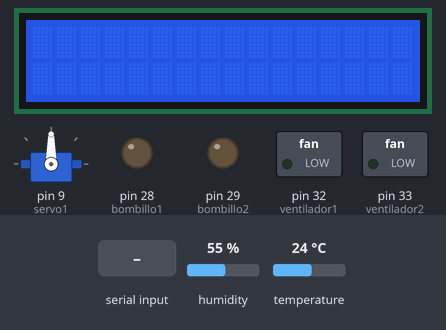
Recording of a sketch running on a simulated Arduino Mega 2560, built with avr-gcc and run on an emulated ATmega2560. Parts: 16×2 character LCD, servo, switched loads named in the sketch (green lamp = pin HIGH), output pins drawn as LEDs (lit = HIGH). Inputs (shaded band) come from the test bench; at power-on: temperature 24 °C, humidity 55 %. What the sketch prints to the serial monitor is not drawn.

Above: at 1.2 s.
1.3 s: "1" received over Serial
At 1.8 s:
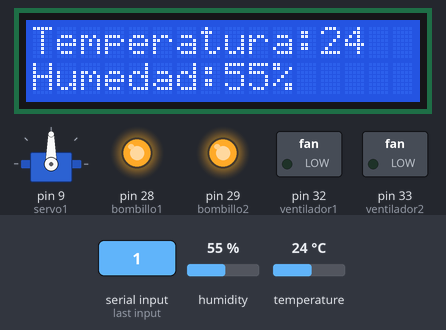
6.9 s: temperature set to 37.3 °C
At 10.9 s:
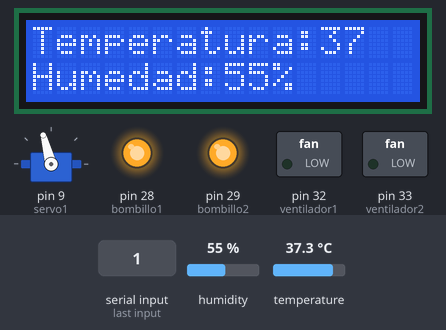
12.9 s: temperature set to 38.4 °C
At 16.2 s:
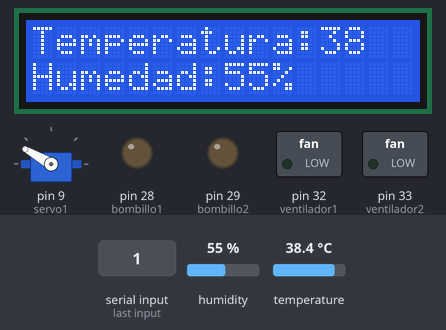
18.9 s: "1" received over Serial
At 20.4 s:
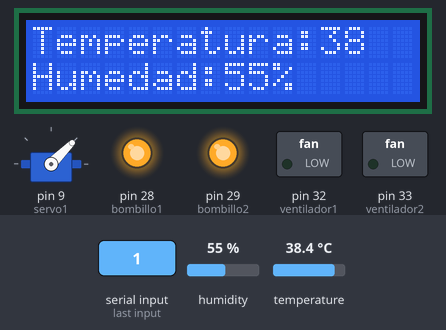
21.3 s: "2" received over Serial
At 21.8 s:
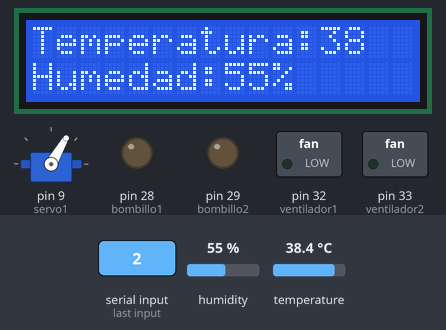
26.9 s: humidity set to 22 %
At 28.3 s:
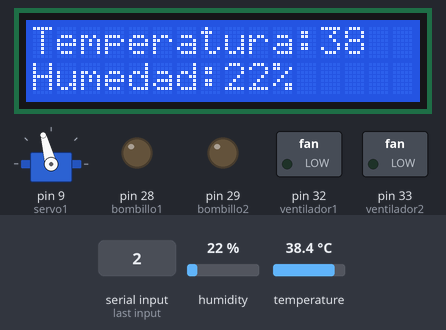
Timing chart, 0 to 32.0 s (numbered marks = the images above; inputs shaded):
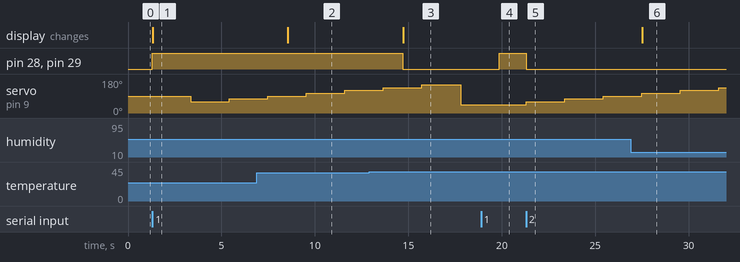

The sketch:

incubadora.ino.ino
```cpp
#include <Servo.h>                    // Incluir la librería Servo
#include <LiquidCrystal.h> //Libreria para el LCD
#include<Wire.h> //Libreria para el LCD
#include <LiquidCrystal_I2C.h> //Libreria para el LCD
#include <DHT.h> //cargamos la librería DHT.
#define DHTPIN 2  //Seleccionamos el pin 2 digital en el que se conectará el sensor.
#define DHTTYPE DHT22 //Se selecciona el DHT22.
DHT dht(DHTPIN, DHTTYPE); //Se inicia una variable que será usada por Arduino para comunicarse con el sensor.
//DECLARAMOS VARIABLES.

int bombillo1= 28; //Declaramos pin 28DIG, de las bombillas
int bombillo2= 29; //Declaramos pin 29DIG, de las bombillas
int ventilador1=32; //Declaramos pin 30DIG, para controlar el ventilador 1
int ventilador2=33; //Declaramos pin 31DIG, para controlar el ventilador 2
int comandosEntrada;

Servo servo1; //Se inicia una variable que será usada por Arduino para comunicarse con el servo.
LiquidCrystal_I2C lcd(0x3F,16,2); //Se inicia una variable que será usada por Arduino para comunicarse con la pantalla LCD.


void setup() {
  // put your setup code here, to run once:
  Serial.begin(9600);
  dht.begin();//Lectura del sensor.
  pinMode(bombillo1, OUTPUT);//Declaramos el pin del bombillo1 como salida.
  pinMode(bombillo2, OUTPUT);//Declaramos el pin del bombillo2 como salida.
  pinMode(ventilador1, OUTPUT);//Declaramos el pin del ventilador1 como salida.
  pinMode(ventilador2,OUTPUT);//Declaramos el pin del ventilador2 como salida.
  Wire.begin();//Lectura del I2C.
  lcd.begin(16,2);//Lectura de la pantalla LCD.
  lcd.clear();//Limpiamos pantalla.
  lcd.backlight();//Prendemos la luz de fondo del LCD.
  servo1.attach(9); //Declaramos el pin 9 digital para el servo.
}
  int grados=45;
  int intervalitos=0;

void loop() {
  int temperatura = dht.readTemperature();
  int humedad = dht.readHumidity();


  char switch1 = Serial.read();

  if(switch1>3){

  switch1=0;

  while(Serial.available()==0){

      tempe();
      humedad1();
      autoCalefaccion();
      moverServo18();
      //autoExtractor();
      mostrarLCD();
      Serial.println();
      delay(1000);
      switch1=switch1+4;
    };

   char switch2 = Serial.read();
  switch(switch2){
    case '1':
    //Serial.println("Prendido");
    calefacciON();
    break;

    case '2':
    //Serial.println("Apagado");
    calefacciOFF();
    break;

    case '3':
    break;
    case 'x':
    //Ultimos 3Dias;
    intervalitos = 10;
    moverServo18();


    break;

  }


}


}

int  moverServo18(){

  //grados = grados + 0.0125;

  if(intervalitos == 2){

    if(grados<136){
      grados = grados + 15;
      servo1.write(grados);

    }else{
      grados=45;
      servo1.write(grados);
    }


    intervalitos=0;
    }else if(intervalitos>9){
      grados=90;
      servo1.write(grados);
    };
    Serial.print(grados);

    intervalitos++;


  }

int  autoExtractor(){
     int humedad = dht.readHumidity();
     if(humedad<50){
       extractON();
      }else{
      extractOFF();
      }

  }

int autoCalefaccion(){
   int temperatura = dht.readTemperature();
    if(temperatura<38){
    calefacciON();
    }else{
      calefacciOFF();
      }

  }


int tempe(){
 int temperatura = dht.readTemperature();

  Serial.print(temperatura);
  Serial.print(",");

  }


void humedad1(){
int  humedad = dht.readHumidity();

  Serial.print(humedad);
  Serial.print(",");

  }


void calefacciON(){
  //Prender bombillos
  Serial.print("BON");
   Serial.print(",");
  digitalWrite(bombillo1,HIGH);
  digitalWrite(bombillo2,HIGH);
  }


void calefacciOFF(){
  //Apagar bombillos
  Serial.print("BOFF");
    Serial.print(",");
   digitalWrite(bombillo1,LOW);
   digitalWrite(bombillo2,LOW);
  }


void extractON(){
  //Prender bombillos
  //Serial.print("EON");
  // Serial.print(",");
  digitalWrite(ventilador1,HIGH);
  digitalWrite(ventilador2,HIGH);
  }


void extractOFF(){
  //Apagar bombillos
   //Serial.print("EOFF");
    //Serial.print(",");
   digitalWrite(ventilador1,LOW);
   digitalWrite(ventilador2,LOW);
  }

int mostrarLCD(){
  int temperatura = dht.readTemperature();
  int humedad = dht.readHumidity();
    lcd.setCursor(0,0);
    lcd.print("Temperatura:");
    lcd.print(temperatura);

    lcd.setCursor(0,1);
    lcd.print("Humedad:");
    lcd.print(humedad);
    lcd.print("%   ");//--CAMBIAR "  "
  }
```

Measured:
- the behaviour switches between 37.9 and 38 °C on temperature (found by bisection; images 2 and 3)
- after the input at 1.3 s, pin 28 (bombillo1), pin 29 (bombillo2): LOW → HIGH at once; servo on pin 9 (servo1): 90° → 60° after 2.1 s, → 75° 2.1 s later; the display: changes at once (image 1)
- after the input at 6.9 s, the display: changes after 1.6 s (image 2)
- after the input at 12.9 s, pin 28 (bombillo1), pin 29 (bombillo2): HIGH → LOW after 1.8 s; the display: changes after 1.8 s (image 3)
- after the input at 18.9 s, pin 28 (bombillo1), pin 29 (bombillo2): LOW → HIGH after 0.95 s; servo on pin 9 (servo1): stays 45° (without the input it goes to 60° after 0.95 s)
- after the input at 21.3 s, pin 28 (bombillo1), pin 29 (bombillo2): HIGH → LOW at once; servo on pin 9 (servo1): 45° → 60° at once, → 75° 2.1 s later, → 90° 2.1 s later
- after the input at 26.9 s, the display: changes after 0.61 s (image 6)
